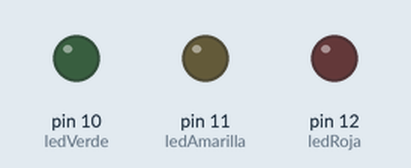
Simulated run of this sketch. Board: Arduino Uno, built with avr-gcc and run on an emulated ATmega328P. Parts: output pins drawn as LEDs (lit = HIGH).

Above: at 0.1 s.
At 14.7 s:
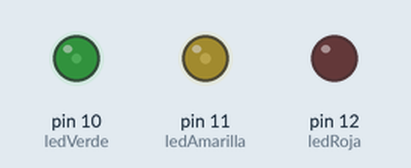
At 21.5 s:
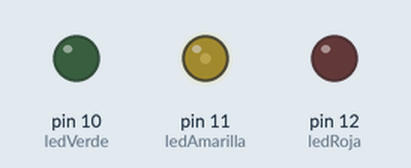
At 32.1 s:
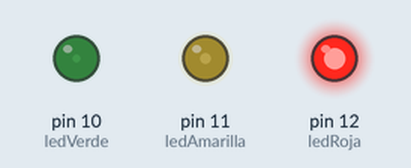
Timing chart, 0 to 40.0 s (numbered marks = the images above):
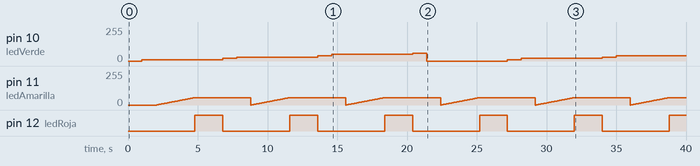

The sketch:

07-LucesLuminosidadVariable2.ino
```cpp
int ledVerde = 10;
int ledAmarilla = 11;
int ledRoja = 12;
int cont = 0; // Creamos un contador

void setup()
{
    pinMode(ledVerde, OUTPUT);
    pinMode(ledAmarilla, OUTPUT);
    pinMode(ledRoja, OUTPUT);
}

void loop()
{
    // Luz verde
    for (int luminosidad = 0; luminosidad <= 60; luminosidad = luminosidad + 10) // Vamos de 10 en 10 desde 0 hasta 60
    {
        cont++; // Cada vez que se repita el bucle, el contador aumenta, por lo que va a contar todas las veces que se cambia la intensidad de la luz
        analogWrite(ledVerde, luminosidad);
        delay(1000);

        if (cont % 2 == 0)
        { // Cada vez que el contador sea par (cada dos veces que se cambie la intensidad)
            // Luz amarilla
            for (int i = 0; i <= 55; i++) // Vamos de 1 en 1 desde 0 hasta 60
            {
                analogWrite(ledAmarilla, i);
                delay(50);
            }

            // Luz roja
            digitalWrite(ledRoja, HIGH);
            delay(2000);
            digitalWrite(ledRoja, LOW);
        }
    }
}
```

Measured:
- by itself, pin 11 (ledAmarilla): ramps from 0/255 to 55/255 and jumps back, once every 6.8 s
- by itself, pin 12 (ledRoja): alternates HIGH for 2.0 s and LOW for 4.8 s
- by itself, pin 10 (ledVerde): 0/255 → 10/255 at 1.0 s, → 20/255 5.8 s later, → 30/255 1.0 s later, → 40/255 5.8 s later, … (11 changes in this stretch)
